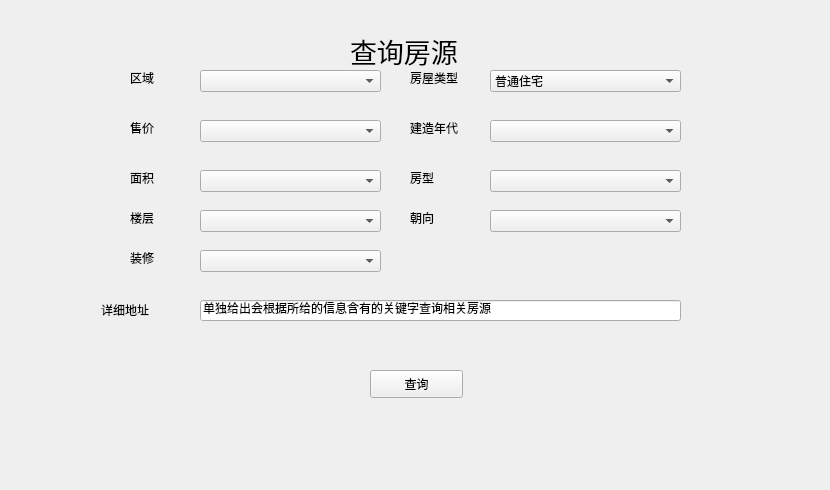
    <widget class="QWidget" name="page_10">
     <widget class="QLabel" name="label_34">
      <property name="geometry">
       <rect>
        <x>20</x>
        <y>0</y>
        <width>801</width>
        <height>481</height>
       </rect>
      </property>
      <property name="minimumSize">
       <size>
        <width>801</width>
        <height>481</height>
       </size>
      </property>
      <property name="maximumSize">
       <size>
        <width>801</width>
        <height>481</height>
       </size>
      </property>
      <property name="styleSheet">
       <string notr="true">background-image: url(:/newPrefix/59350c3c70152_1024.jpg);</string>
      </property>
      <property name="text">
       <string/>
      </property>
     </widget>
     <widget class="QLabel" name="label_35">
      <property name="geometry">
       <rect>
        <x>350</x>
        <y>30</y>
        <width>141</width>
        <height>41</height>
       </rect>
      </property>
      <property name="minimumSize">
       <size>
        <width>141</width>
        <height>41</height>
       </size>
      </property>
      <property name="maximumSize">
       <size>
        <width>141</width>
        <height>41</height>
       </size>
      </property>
      <property name="font">
       <font>
        <family>Adobe Arabic</family>
        <pointsize>20</pointsize>
       </font>
      </property>
      <property name="text">
       <string>查询房源</string>
      </property>
     </widget>
     <widget class="QLabel" name="label_36">
      <property name="geometry">
       <rect>
        <x>410</x>
        <y>210</y>
        <width>72</width>
        <height>15</height>
       </rect>
      </property>
      <property name="minimumSize">
       <size>
        <width>72</width>
        <height>15</height>
       </size>
      </property>
      <property name="maximumSize">
       <size>
        <width>72</width>
        <height>15</height>
       </size>
      </property>
      <property name="text">
       <string>朝向</string>
      </property>
     </widget>
     <widget class="QComboBox" name="comboBox_19">
      <property name="geometry">
       <rect>
        <x>490</x>
        <y>120</y>
        <width>191</width>
        <height>22</height>
       </rect>
      </property>
      <property name="minimumSize">
       <size>
        <width>191</width>
        <height>22</height>
       </size>
      </property>
      <property name="maximumSize">
       <size>
        <width>191</width>
        <height>22</height>
       </size>
      </property>
     </widget>
     <widget class="QLabel" name="label_37">
      <property name="geometry">
       <rect>
        <x>410</x>
        <y>70</y>
        <width>72</width>
        <height>15</height>
       </rect>
      </property>
      <property name="minimumSize">
       <size>
        <width>72</width>
        <height>15</height>
       </size>
      </property>
      <property name="maximumSize">
       <size>
        <width>72</width>
        <height>15</height>
       </size>
      </property>
      <property name="text">
       <string>房屋类型</string>
      </property>
     </widget>
     <widget class="QLabel" name="label_38">
      <property name="geometry">
       <rect>
        <x>101</x>
        <y>300</y>
        <width>61</width>
        <height>20</height>
       </rect>
      </property>
      <property name="minimumSize">
       <size>
        <width>61</width>
        <height>20</height>
       </size>
      </property>
      <property name="maximumSize">
       <size>
        <width>61</width>
        <height>20</height>
       </size>
      </property>
      <property name="text">
       <string>详细地址</string>
      </property>
     </widget>
     <widget class="QComboBox" name="comboBox_20">
      <property name="geometry">
       <rect>
        <x>200</x>
        <y>210</y>
        <width>181</width>
        <height>22</height>
       </rect>
      </property>
      <property name="minimumSize">
       <size>
        <width>181</width>
        <height>22</height>
       </size>
      </property>
      <property name="maximumSize">
       <size>
        <width>181</width>
        <height>22</height>
       </size>
      </property>
     </widget>
     <widget class="QLabel" name="label_39">
      <property name="geometry">
       <rect>
        <x>410</x>
        <y>170</y>
        <width>72</width>
        <height>15</height>
       </rect>
      </property>
      <property name="minimumSize">
       <size>
        <width>72</width>
        <height>15</height>
       </size>
      </property>
      <property name="maximumSize">
       <size>
        <width>72</width>
        <height>15</height>
       </size>
      </property>
      <property name="text">
       <string>房型</string>
      </property>
     </widget>
     <widget class="QComboBox" name="comboBox_21">
      <property name="geometry">
       <rect>
        <x>200</x>
        <y>170</y>
        <width>181</width>
        <height>22</height>
       </rect>
      </property>
      <property name="minimumSize">
       <size>
        <width>181</width>
        <height>22</height>
       </size>
      </property>
      <property name="maximumSize">
       <size>
        <width>181</width>
        <height>22</height>
       </size>
      </property>
     </widget>
     <widget class="QLabel" name="label_40">
      <property name="geometry">
       <rect>
        <x>130</x>
        <y>250</y>
        <width>31</width>
        <height>15</height>
       </rect>
      </property>
      <property name="minimumSize">
       <size>
        <width>31</width>
        <height>15</height>
       </size>
      </property>
      <property name="maximumSize">
       <size>
        <width>31</width>
        <height>15</height>
       </size>
      </property>
      <property name="text">
       <string>装修</string>
      </property>
     </widget>
     <widget class="QComboBox" name="comboBox_22">
      <property name="geometry">
       <rect>
        <x>490</x>
        <y>210</y>
        <width>191</width>
        <height>22</height>
       </rect>
      </property>
      <property name="minimumSize">
       <size>
        <width>191</width>
        <height>22</height>
       </size>
      </property>
      <property name="maximumSize">
       <size>
        <width>191</width>
        <height>22</height>
       </size>
      </property>
     </widget>
     <widget class="QLabel" name="label_41">
      <property name="geometry">
       <rect>
        <x>130</x>
        <y>170</y>
        <width>31</width>
        <height>15</height>
       </rect>
      </property>
      <property name="minimumSize">
       <size>
        <width>31</width>
        <height>15</height>
       </size>
      </property>
      <property name="maximumSize">
       <size>
        <width>31</width>
        <height>15</height>
       </size>
      </property>
      <property name="text">
       <string>面积</string>
      </property>
     </widget>
     <widget class="QComboBox" name="comboBox_23">
      <property name="geometry">
       <rect>
        <x>200</x>
        <y>70</y>
        <width>181</width>
        <height>22</height>
       </rect>
      </property>
      <property name="minimumSize">
       <size>
        <width>181</width>
        <height>22</height>
       </size>
      </property>
      <property name="maximumSize">
       <size>
        <width>181</width>
        <height>22</height>
       </size>
      </property>
     </widget>
     <widget class="QComboBox" name="comboBox_24">
      <property name="geometry">
       <rect>
        <x>490</x>
        <y>70</y>
        <width>191</width>
        <height>22</height>
       </rect>
      </property>
      <property name="minimumSize">
       <size>
        <width>191</width>
        <height>22</height>
       </size>
      </property>
      <property name="maximumSize">
       <size>
        <width>191</width>
        <height>22</height>
       </size>
      </property>
      <item>
       <property name="text">
        <string>普通住宅</string>
       </property>
      </item>
      <item>
       <property name="text">
        <string>公寓</string>
       </property>
      </item>
      <item>
       <property name="text">
        <string>平房</string>
       </property>
      </item>
      <item>
       <property name="text">
        <string>别墅</string>
       </property>
      </item>
      <item>
       <property name="text">
        <string>其他</string>
       </property>
      </item>
     </widget>
     <widget class="QComboBox" name="comboBox_25">
      <property name="geometry">
       <rect>
        <x>200</x>
        <y>120</y>
        <width>181</width>
        <height>22</height>
       </rect>
      </property>
      <property name="minimumSize">
       <size>
        <width>181</width>
        <height>22</height>
       </size>
      </property>
      <property name="maximumSize">
       <size>
        <width>181</width>
        <height>22</height>
       </size>
      </property>
     </widget>
     <widget class="QComboBox" name="comboBox_26">
      <property name="geometry">
       <rect>
        <x>490</x>
        <y>170</y>
        <width>191</width>
        <height>22</height>
       </rect>
      </property>
      <property name="minimumSize">
       <size>
        <width>191</width>
        <height>22</height>
       </size>
      </property>
      <property name="maximumSize">
       <size>
        <width>191</width>
        <height>22</height>
       </size>
      </property>
     </widget>
     <widget class="QLabel" name="label_42">
      <property name="geometry">
       <rect>
        <x>130</x>
        <y>70</y>
        <width>31</width>
        <height>15</height>
       </rect>
      </property>
      <property name="minimumSize">
       <size>
        <width>31</width>
        <height>15</height>
       </size>
      </property>
      <property name="maximumSize">
       <size>
        <width>31</width>
        <height>15</height>
       </size>
      </property>
      <property name="text">
       <string>区域</string>
      </property>
     </widget>
     <widget class="QLabel" name="label_43">
      <property name="geometry">
       <rect>
        <x>410</x>
        <y>120</y>
        <width>72</width>
        <height>15</height>
       </rect>
      </property>
      <property name="minimumSize">
       <size>
        <width>72</width>
        <height>15</height>
       </size>
      </property>
      <property name="maximumSize">
       <size>
        <width>72</width>
        <height>15</height>
       </size>
      </property>
      <property name="text">
       <string>建造年代</string>
      </property>
     </widget>
     <widget class="QComboBox" name="comboBox_27">
      <property name="geometry">
       <rect>
        <x>200</x>
        <y>250</y>
        <width>181</width>
        <height>22</height>
       </rect>
      </property>
      <property name="minimumSize">
       <size>
        <width>181</width>
        <height>22</height>
       </size>
      </property>
      <property name="maximumSize">
       <size>
        <width>181</width>
        <height>22</height>
       </size>
      </property>
     </widget>
     <widget class="QLabel" name="label_44">
      <property name="geometry">
       <rect>
        <x>130</x>
        <y>210</y>
        <width>31</width>
        <height>15</height>
       </rect>
      </property>
      <property name="minimumSize">
       <size>
        <width>31</width>
        <height>15</height>
       </size>
      </property>
      <property name="maximumSize">
       <size>
        <width>31</width>
        <height>15</height>
       </size>
      </property>
      <property name="text">
       <string>楼层</string>
      </property>
     </widget>
     <widget class="QLabel" name="label_45">
      <property name="geometry">
       <rect>
        <x>130</x>
        <y>120</y>
        <width>31</width>
        <height>15</height>
       </rect>
      </property>
      <property name="minimumSize">
       <size>
        <width>31</width>
        <height>15</height>
       </size>
      </property>
      <property name="maximumSize">
       <size>
        <width>31</width>
        <height>15</height>
       </size>
      </property>
      <property name="text">
       <string>售价</string>
      </property>
     </widget>
     <widget class="QLineEdit" name="lineEdit_2">
      <property name="geometry">
       <rect>
        <x>200</x>
        <y>300</y>
        <width>481</width>
        <height>21</height>
       </rect>
      </property>
      <property name="minimumSize">
       <size>
        <width>481</width>
        <height>21</height>
       </size>
      </property>
      <property name="maximumSize">
       <size>
        <width>481</width>
        <height>21</height>
       </size>
      </property>
      <property name="text">
       <string>单独给出会根据所给的信息含有的关键字查询相关房源</string>
      </property>
     </widget>
     <widget class="QPushButton" name="pushButton_7">
      <property name="geometry">
       <rect>
        <x>370</x>
        <y>370</y>
        <width>93</width>
        <height>28</height>
       </rect>
      </property>
      <property name="minimumSize">
       <size>
        <width>93</width>
        <height>28</height>
       </size>
      </property>
      <property name="maximumSize">
       <size>
        <width>93</width>
        <height>28</height>
       </size>
      </property>
      <property name="text">
       <string>查询</string>
      </property>
     </widget>
    </widget>
